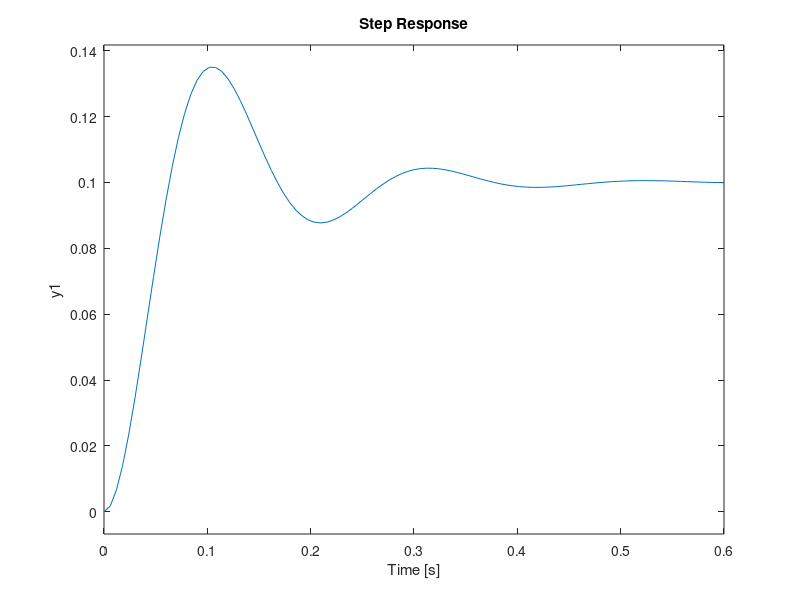
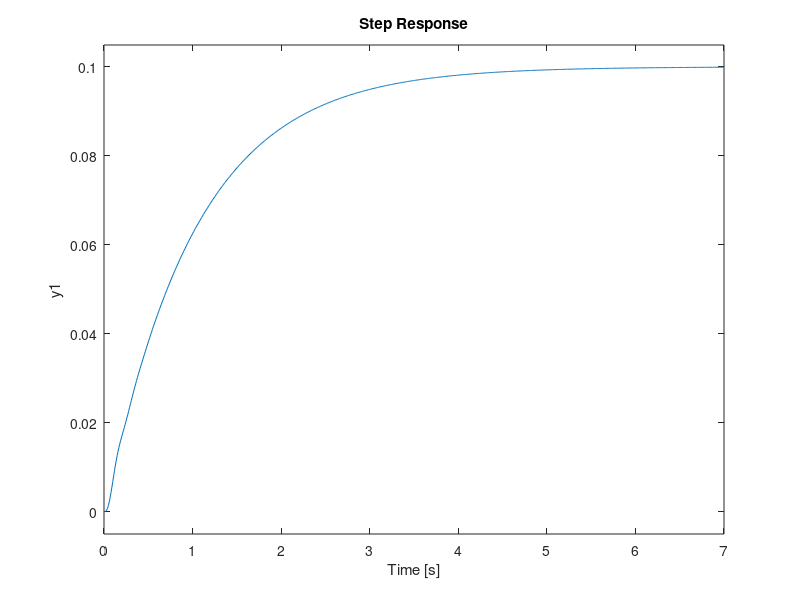
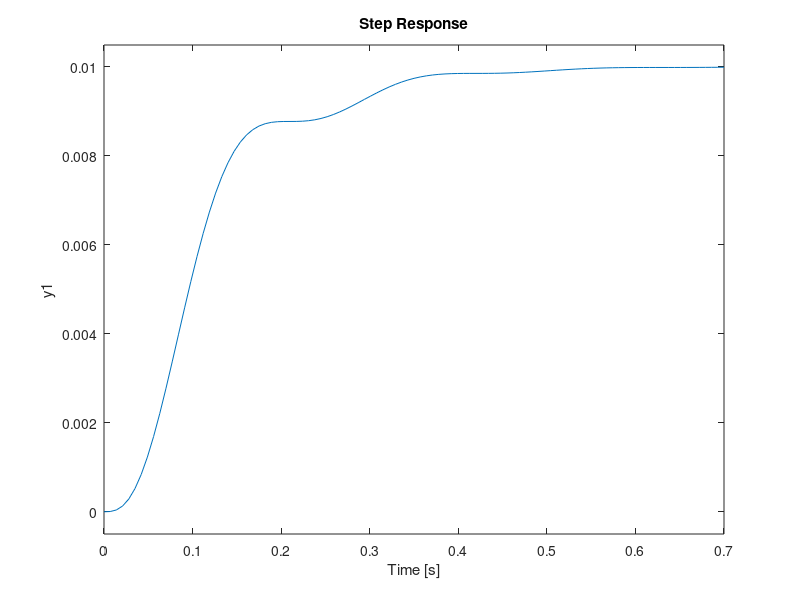
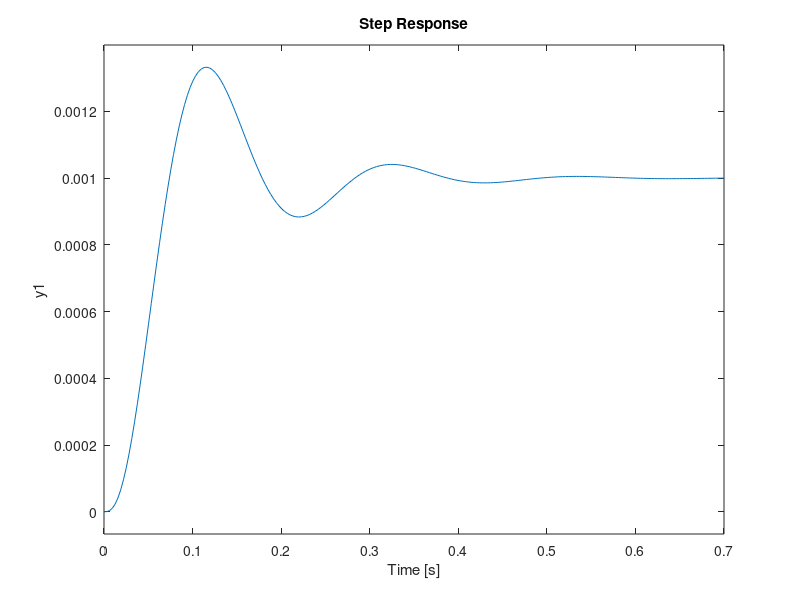

The MATLAB source for these figures, in order:
% Time Response of a second order system
z = [];
p = [-10+30i -10-30i];
k = 100;
sys = zpk(z, p, k)
figure(1)
step(sys);
grid

% pole at -1
p = [-10+30i -10-30i -1];
sys = zpk(z, p, k)
figure(2)
step(sys);
grid

% pole at -10
p = [-10+30i -10-30i -10];
sys = zpk(z, p, k)
figure(3)
step(sys);
grid

% pole at -100
p = [-10+30i -10-30i -100];
sys = zpk(z, p, k)
figure(4)
step(sys);
grid
